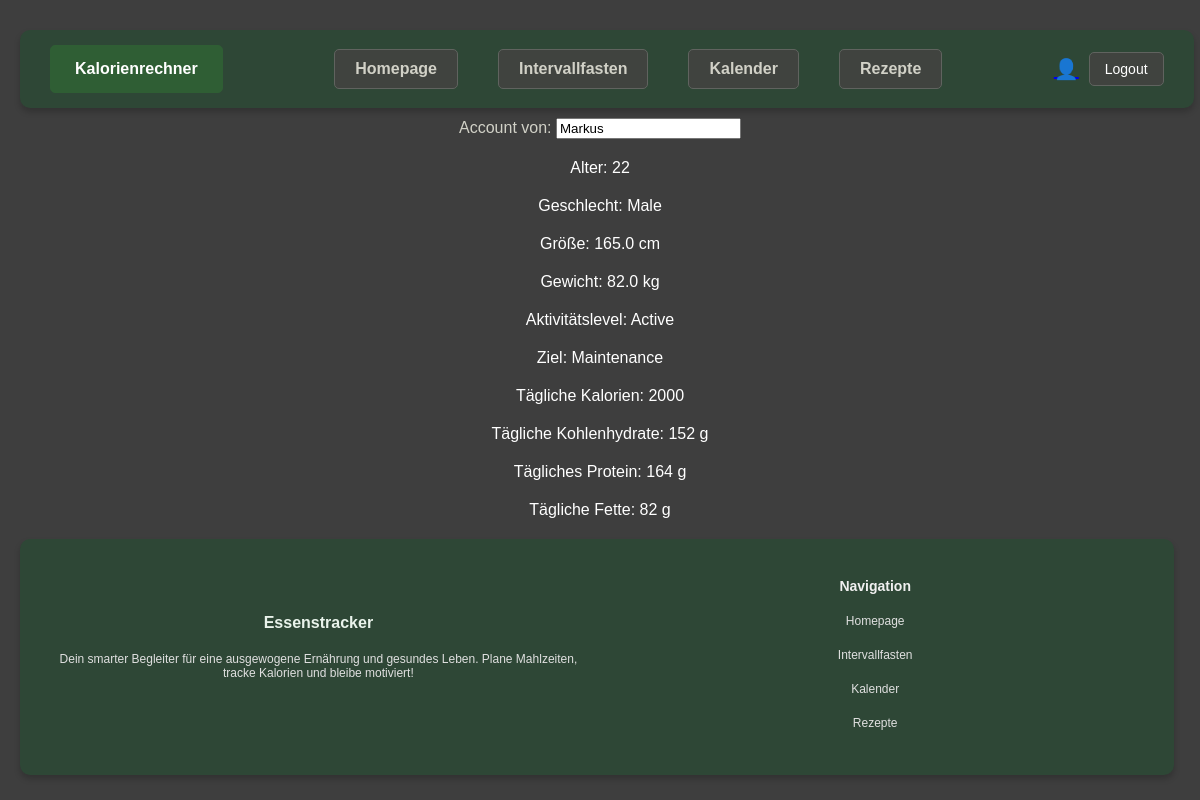
The app's page /trackerapp/account/ (signed in), older data.
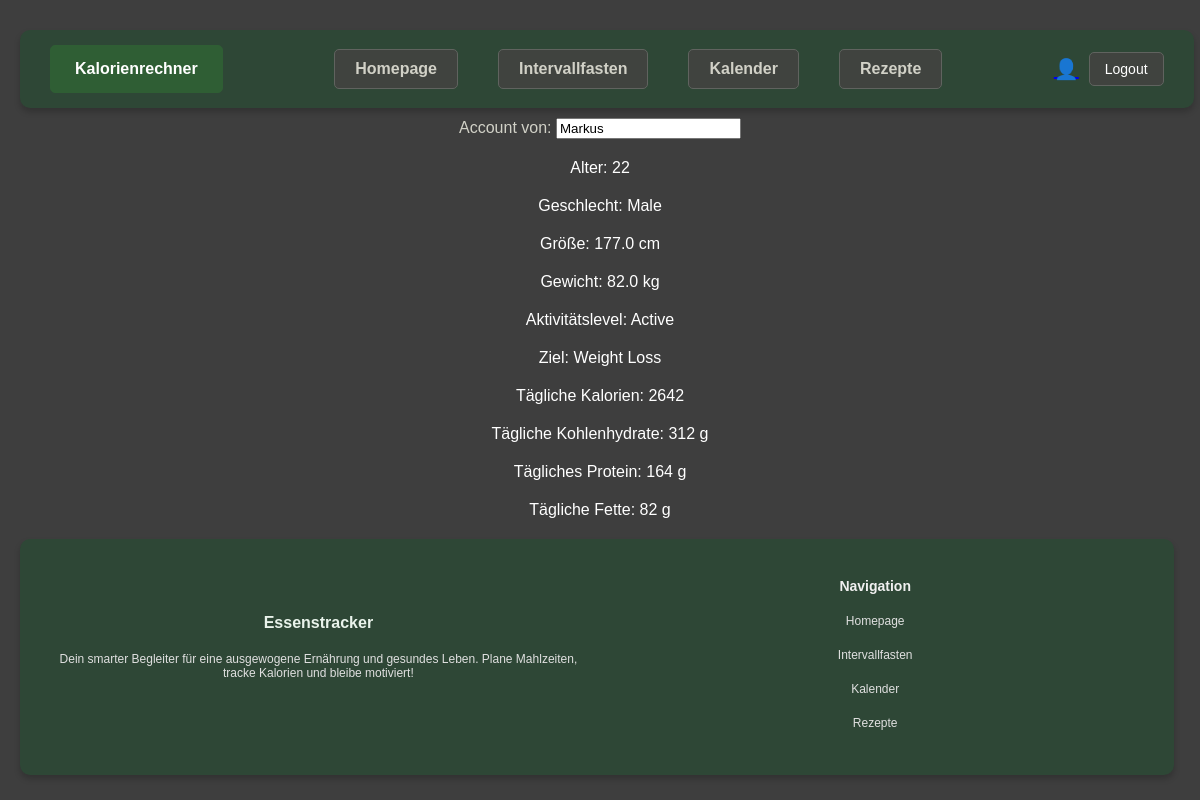
The same page, newer data.
### trackerapp/models.py (models this page shows, shortened)
class UserProfile(models.Model):
    user = models.OneToOneField(User, on_delete=models.CASCADE)  # Verknüpfung mit User
    GENDER_CHOICES = [
        ('M', 'Male'),
        ('F', 'Female'),
    ]
    ACTIVITY_CHOICES = [
        ('sedentary', 'Sedentary'),
        ('light', 'Lightly Active'),
        ('moderate', 'Moderately Active'),
        ('active', 'Active'),
        ('very_active', 'Very Active'),
    ]
    GOAL_CHOICES = [
        ('weight_loss', 'Weight Loss'),
        ('maintenance', 'Maintenance'),
        ('weight_gain', 'Weight Gain'),
    ]
    age = models.PositiveIntegerField(default=25)  # Standardwert: 25 Jahre
    gender = models.CharField(max_length=1, choices=GENDER_CHOICES, default='M')  # Standard: Male
    height = models.FloatField(default=170.0, help_text="Height in cm")  # Standard: 170 cm
    weight = models.FloatField(default=70.0, help_text="Weight in kg")  # Standard: 70 kg
    activity = models.CharField(max_length=20, choices=ACTIVITY_CHOICES, default='sedentary')  # Standard: Sedentary
    goal = models.CharField(max_length=20, choices=GOAL_CHOICES, default='maintenance')  # Standard: Maintenance
    daily_calories = models.PositiveIntegerField(default=2000)  # Standard: 2000 kcal
    daily_carbohydrates = models.PositiveIntegerField(default=250, help_text="Daily Carbohydrates in grams")  # Standard: 250 g
    daily_proteins = models.PositiveIntegerField(default=75, help_text="Daily Proteins in grams")  # Standard: 75 g
    daily_fats = models.PositiveIntegerField(default=70, help_text="Daily Fats in grams")  # Standard: 70 g

### trackerapp/views.py (the view)
# urls.py: path('trackerapp/account/', trackerapp_views.user_profile_view, name='account'),
@login_required
def user_profile_view(request):
    try:
        user_profile = UserProfile.objects.get(user=request.user)
        context = {
            'user_profile': user_profile
        }
    except UserProfile.DoesNotExist:
        context = {
            'error': "Kein Profil für den angemeldeten Benutzer gefunden."
        }
    return render(request, 'account.html', context)

### trackerapp/templates/account.html (shortened to what this page needs)
{% extends 'base.html' %}
{% block content %}
    {% if user_profile %}
    <div>
        <label for="username">Account von:</label>
        <input type="text" id="username" name="username" value="{{ form.username.initial|default:user.username }}" class="readonly" readonly>
    </div>
        <p>Alter: {{ user_profile.age }}</p>
        <p>Geschlecht: {{ user_profile.get_gender_display }}</p>
        <p>Größe: {{ user_profile.height }} cm</p>
        <p>Gewicht: {{ user_profile.weight }} kg</p>
        <p>Aktivitätslevel: {{ user_profile.get_activity_display }}</p>
        <p>Ziel: {{ user_profile.get_goal_display }}</p>
        <p>Tägliche Kalorien: {{ user_profile.daily_calories }}</p>
        <p>Tägliche Kohlenhydrate: {{ user_profile.daily_carbohydrates }} g</p>
        <p>Tägliches Protein: {{ user_profile.daily_proteins }} g</p>
        <p>Tägliche Fette: {{ user_profile.daily_fats }} g</p>
    {% else %}
        <p>{{ error }}</p>
    {% endif %}
{% endblock %}

Row changes from the older to the newer data that the page shows:
changed UserProfile "Male": height "165.0" → "177.0"; goal "Maintenance" → "Weight Loss"; daily_calories "2000" → "2642"; daily_carbohydrates "152" → "312"
